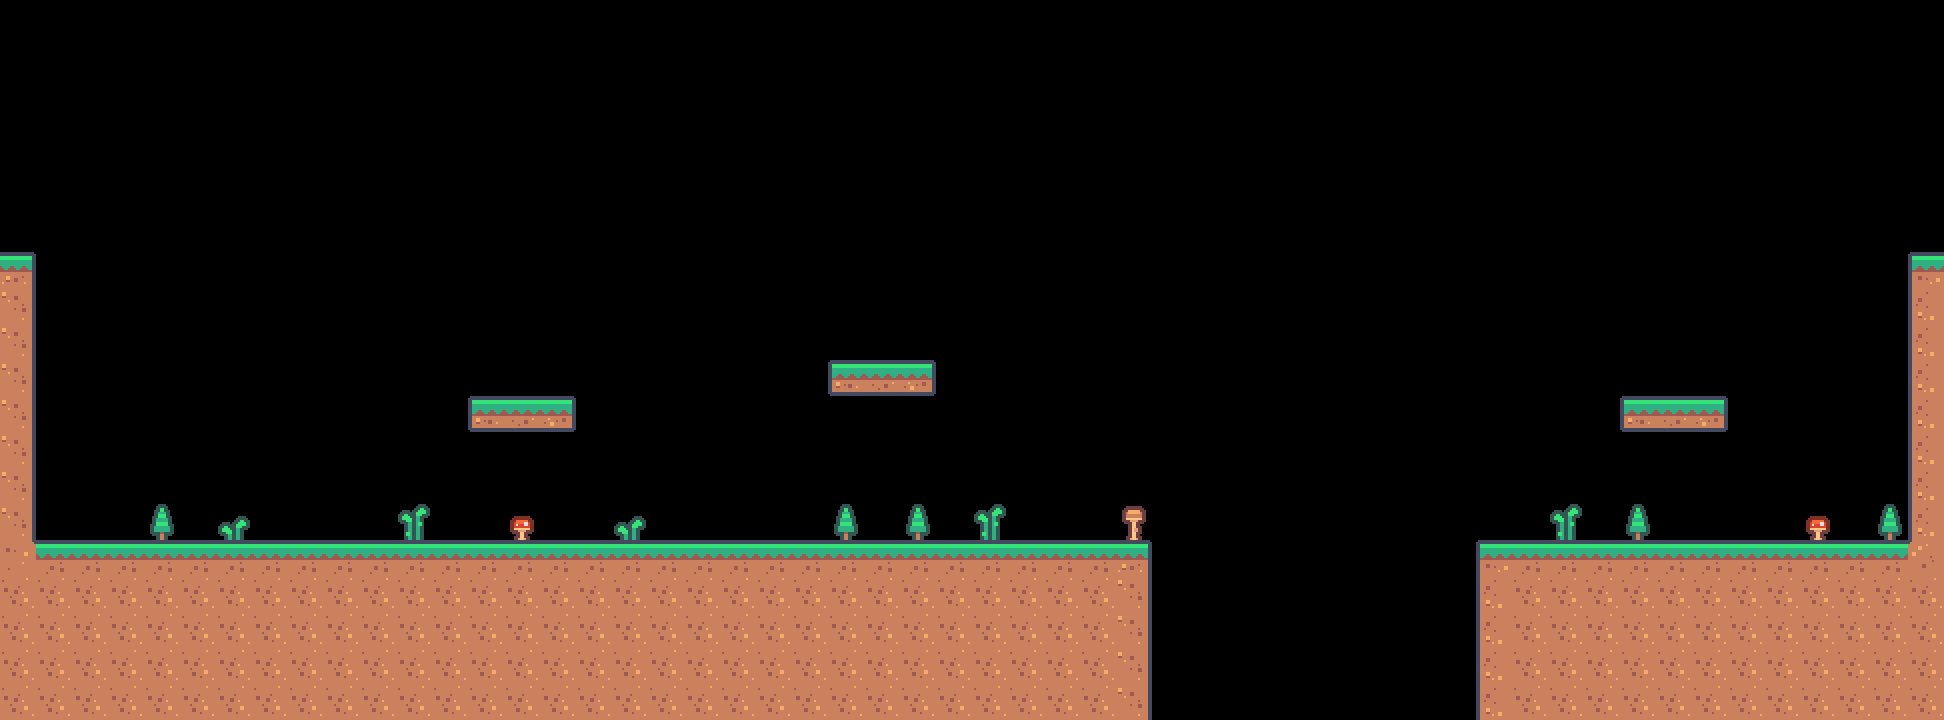

The image is a tile-based game level rendered from a .tmx file. Its description and complete source (layers, tilesets, objects, tile grids) follow:
An orthogonal 54x20 tile map with 36x36 px tiles, 2 tile layers (level, decor) and 13 objects (5x ground, 3x villager, player, respawn, flag, ...).

<map version="1.10" tiledversion="1.11.2" orientation="orthogonal" renderorder="right-down" width="54" height="20" tilewidth="36" tileheight="36" infinite="0" nextlayerid="5" nextobjectid="14">
 <editorsettings>
  <export target="level.json" format="json" />
 </editorsettings>
 <tileset firstgid="1" name="tilemap" tilewidth="36" tileheight="36" tilecount="64" columns="8">
  <image source="images/tilemap.png" width="288" height="288" />
 </tileset>
 <layer id="1" name="level" width="54" height="20">
  <data encoding="csv">
0,0,0,0,0,0,0,0,0,0,0,0,0,0,0,0,0,0,0,0,0,0,0,0,0,0,0,0,0,0,0,0,0,0,0,0,0,0,0,0,0,0,0,0,0,0,0,0,0,0,0,0,0,0,
0,0,0,0,0,0,0,0,0,0,0,0,0,0,0,0,0,0,0,0,0,0,0,0,0,0,0,0,0,0,0,0,0,0,0,0,0,0,0,0,0,0,0,0,0,0,0,0,0,0,0,0,0,0,
0,0,0,0,0,0,0,0,0,0,0,0,0,0,0,0,0,0,0,0,0,0,0,0,0,0,0,0,0,0,0,0,0,0,0,0,0,0,0,0,0,0,0,0,0,0,0,0,0,0,0,0,0,0,
0,0,0,0,0,0,0,0,0,0,0,0,0,0,0,0,0,0,0,0,0,0,0,0,0,0,0,0,0,0,0,0,0,0,0,0,0,0,0,0,0,0,0,0,0,0,0,0,0,0,0,0,0,0,
0,0,0,0,0,0,0,0,0,0,0,0,0,0,0,0,0,0,0,0,0,0,0,0,0,0,0,0,0,0,0,0,0,0,0,0,0,0,0,0,0,0,0,0,0,0,0,0,0,0,0,0,0,0,
0,0,0,0,0,0,0,0,0,0,0,0,0,0,0,0,0,0,0,0,0,0,0,0,0,0,0,0,0,0,0,0,0,0,0,0,0,0,0,0,0,0,0,0,0,0,0,0,0,0,0,0,0,0,
0,0,0,0,0,0,0,0,0,0,0,0,0,0,0,0,0,0,0,0,0,0,0,0,0,0,0,0,0,0,0,0,0,0,0,0,0,0,0,0,0,0,0,0,0,0,0,0,0,0,0,0,0,0,
12,0,0,0,0,0,0,0,0,0,0,0,0,0,0,0,0,0,0,0,0,0,0,0,0,0,0,0,0,0,0,0,0,0,0,0,0,0,0,0,0,0,0,0,0,0,0,0,0,0,0,0,0,10,
52,0,0,0,0,0,0,0,0,0,0,0,0,0,0,0,0,0,0,0,0,0,0,0,0,0,0,0,0,0,0,0,0,0,0,0,0,0,0,0,0,0,0,0,0,0,0,0,0,0,0,0,0,50,
52,0,0,0,0,0,0,0,0,0,0,0,0,0,0,0,0,0,0,0,0,0,0,0,0,0,0,0,0,0,0,0,0,0,0,0,0,0,0,0,0,0,0,0,0,0,0,0,0,0,0,0,0,50,
52,0,0,0,0,0,0,0,0,0,0,0,0,0,0,0,0,0,0,0,0,0,0,2,3,4,0,0,0,0,0,0,0,0,0,0,0,0,0,0,0,0,0,0,0,0,0,0,0,0,0,0,0,50,
52,0,0,0,0,0,0,0,0,0,0,0,0,2,3,4,0,0,0,0,0,0,0,0,0,0,0,0,0,0,0,0,0,0,0,0,0,0,0,0,0,0,0,0,0,2,3,4,0,0,0,0,0,50,
52,0,0,0,0,0,0,0,0,0,0,0,0,0,0,0,0,0,0,0,0,0,0,0,0,0,0,0,0,0,0,0,0,0,0,0,0,0,0,0,0,0,0,0,0,0,0,0,0,0,0,0,0,50,
52,0,0,0,0,0,0,0,0,0,0,0,0,0,0,0,0,0,0,0,0,0,0,0,0,0,0,0,0,0,0,0,0,0,0,0,0,0,0,0,0,0,0,0,0,0,0,0,0,0,0,0,0,50,
52,0,0,0,0,0,0,0,0,0,0,0,0,0,0,0,0,0,0,0,0,0,0,0,0,0,0,0,0,0,0,0,0,0,0,0,0,0,0,0,0,0,0,0,0,0,0,0,0,0,0,0,0,50,
13,11,11,11,11,11,11,11,11,11,11,11,11,11,11,11,11,11,11,11,11,11,11,11,11,11,11,11,11,11,11,12,0,0,0,0,0,0,0,0,0,10,11,11,11,11,11,11,11,11,11,11,11,14,
51,51,51,51,51,51,51,51,51,51,51,51,51,51,51,51,51,51,51,51,51,51,51,51,51,51,51,51,51,51,51,52,0,0,0,0,0,0,0,0,0,50,51,51,51,51,51,51,51,51,51,51,51,51,
51,51,51,51,51,51,51,51,51,51,51,51,51,51,51,51,51,51,51,51,51,51,51,51,51,51,51,51,51,51,51,52,0,0,0,0,0,0,0,0,0,50,51,51,51,51,51,51,51,51,51,51,51,51,
51,51,51,51,51,51,51,51,51,51,51,51,51,51,51,51,51,51,51,51,51,51,51,51,51,51,51,51,51,51,51,52,0,0,0,0,0,0,0,0,0,50,51,51,51,51,51,51,51,51,51,51,51,51,
51,51,51,51,51,51,51,51,51,51,51,51,51,51,51,51,51,51,51,51,51,51,51,51,51,51,51,51,51,51,51,52,0,0,0,0,0,0,0,0,0,50,51,51,51,51,51,51,51,51,51,51,51,51
</data>
 </layer>
 <layer id="2" name="decor" width="54" height="20">
  <data encoding="csv">
0,0,0,0,0,0,0,0,0,0,0,0,0,0,0,0,0,0,0,0,0,0,0,0,0,0,0,0,0,0,0,0,0,0,0,0,0,0,0,0,0,0,0,0,0,0,0,0,0,0,0,0,0,0,
0,0,0,0,0,0,0,0,0,0,0,0,0,0,0,0,0,0,0,0,0,0,0,0,0,0,0,0,0,0,0,0,0,0,0,0,0,0,0,0,0,0,0,0,0,0,0,0,0,0,0,0,0,0,
0,0,0,0,0,0,0,0,0,0,0,0,0,0,0,0,0,0,0,0,0,0,0,0,0,0,0,0,0,0,0,0,0,0,0,0,0,0,0,0,0,0,0,0,0,0,0,0,0,0,0,0,0,0,
0,0,0,0,0,0,0,0,0,0,0,0,0,0,0,0,0,0,0,0,0,0,0,0,0,0,0,0,0,0,0,0,0,0,0,0,0,0,0,0,0,0,0,0,0,0,0,0,0,0,0,0,0,0,
0,0,0,0,0,0,0,0,0,0,0,0,0,0,0,0,0,0,0,0,0,0,0,0,0,0,0,0,0,0,0,0,0,0,0,0,0,0,0,0,0,0,0,0,0,0,0,0,0,0,0,0,0,0,
0,0,0,0,0,0,0,0,0,0,0,0,0,0,0,0,0,0,0,0,0,0,0,0,0,0,0,0,0,0,0,0,0,0,0,0,0,0,0,0,0,0,0,0,0,0,0,0,0,0,0,0,0,0,
0,0,0,0,0,0,0,0,0,0,0,0,0,0,0,0,0,0,0,0,0,0,0,0,0,0,0,0,0,0,0,0,0,0,0,0,0,0,0,0,0,0,0,0,0,0,0,0,0,0,0,0,0,0,
0,0,0,0,0,0,0,0,0,0,0,0,0,0,0,0,0,0,0,0,0,0,0,0,0,0,0,0,0,0,0,0,0,0,0,0,0,0,0,0,0,0,0,0,0,0,0,0,0,0,0,0,0,0,
0,0,0,0,0,0,0,0,0,0,0,0,0,0,0,0,0,0,0,0,0,0,0,0,0,0,0,0,0,0,0,0,0,0,0,0,0,0,0,0,0,0,0,0,0,0,0,0,0,0,0,0,0,0,
0,0,0,0,0,0,0,0,0,0,0,0,0,0,0,0,0,0,0,0,0,0,0,0,0,0,0,0,0,0,0,0,0,0,0,0,0,0,0,0,0,0,0,0,0,0,0,0,0,0,0,0,0,0,
0,0,0,0,0,0,0,0,0,0,0,0,0,0,0,0,0,0,0,0,0,0,0,0,0,0,0,0,0,0,0,0,0,0,0,0,0,0,0,0,0,0,0,0,0,0,0,0,0,0,0,0,0,0,
0,0,0,0,0,0,0,0,0,0,0,0,0,0,0,0,0,0,0,0,0,0,0,0,0,0,0,0,0,0,0,0,0,0,0,0,0,0,0,0,0,0,0,0,0,0,0,0,0,0,0,0,0,0,
0,0,0,0,0,0,0,0,0,0,0,0,0,0,0,0,0,0,0,0,0,0,0,0,0,0,0,0,0,0,0,0,0,0,0,0,0,0,0,0,0,0,0,0,0,0,0,0,0,0,0,0,0,0,
0,0,0,0,0,0,0,0,0,0,0,0,0,0,0,0,0,0,0,0,0,0,0,0,0,0,0,0,0,0,0,0,0,0,0,0,0,0,0,0,0,0,0,0,0,0,0,0,0,0,0,0,0,0,
0,0,0,0,55,0,53,0,0,0,0,54,0,0,63,0,0,53,0,0,0,0,0,55,0,55,0,54,0,0,0,64,0,0,0,0,0,0,0,0,0,0,0,54,0,55,0,0,0,0,63,0,55,0,
0,0,0,0,0,0,0,0,0,0,0,0,0,0,0,0,0,0,0,0,0,0,0,0,0,0,0,0,0,0,0,0,0,0,0,0,0,0,0,0,0,0,0,0,0,0,0,0,0,0,0,0,0,0,
0,0,0,0,0,0,0,0,0,0,0,0,0,0,0,0,0,0,0,0,0,0,0,0,0,0,0,0,0,0,0,0,0,0,0,0,0,0,0,0,0,0,0,0,0,0,0,0,0,0,0,0,0,0,
0,0,0,0,0,0,0,0,0,0,0,0,0,0,0,0,0,0,0,0,0,0,0,0,0,0,0,0,0,0,0,0,0,0,0,0,0,0,0,0,0,0,0,0,0,0,0,0,0,0,0,0,0,0,
0,0,0,0,0,0,0,0,0,0,0,0,0,0,0,0,0,0,0,0,0,0,0,0,0,0,0,0,0,0,0,0,0,0,0,0,0,0,0,0,0,0,0,0,0,0,0,0,0,0,0,0,0,0,
0,0,0,0,0,0,0,0,0,0,0,0,0,0,0,0,0,0,0,0,0,0,0,0,0,0,0,0,0,0,0,0,0,0,0,0,0,0,0,0,0,0,0,0,0,0,0,0,0,0,0,0,0,0
</data>
 </layer>
 <objectgroup id="3" name="physics" visible="0">
  <object id="1" type="ground" x="0" y="252">
   <properties>
    <property name="bodyType" value="static" />
    <property name="bounce" type="float" value="0" />
    <property name="friction" type="float" value="0.3" />
    <property name="isGround" type="bool" value="true" />
   </properties>
   <polygon points="0,0 36,0 36,288 1152,288 1152,468 0,468" />
  </object>
  <object id="2" type="ground" x="1908" y="252">
   <properties>
    <property name="bodyType" value="static" />
    <property name="bounce" type="float" value="0" />
    <property name="friction" type="float" value="0.3" />
    <property name="isGround" type="bool" value="true" />
   </properties>
   <polygon points="0,0 36,0 36,468 -432,468 -432,288 0,288" />
  </object>
  <object id="3" type="ground" x="828" y="360" width="108" height="36">
   <properties>
    <property name="bodyType" value="static" />
    <property name="bounce" type="float" value="0" />
    <property name="friction" type="float" value="0.3" />
    <property name="isGround" type="bool" value="true" />
   </properties>
  </object>
  <object id="4" type="ground" x="468" y="396" width="108" height="36">
   <properties>
    <property name="bodyType" value="static" />
    <property name="bounce" type="float" value="0" />
    <property name="friction" type="float" value="0.3" />
    <property name="isGround" type="bool" value="true" />
   </properties>
  </object>
  <object id="5" type="ground" x="1620" y="396" width="108" height="36">
   <properties>
    <property name="bodyType" value="static" />
    <property name="bounce" type="float" value="0" />
    <property name="friction" type="float" value="0.3" />
    <property name="isGround" type="bool" value="true" />
   </properties>
  </object>
 </objectgroup>
 <objectgroup id="4" name="game">
  <object id="6" name="player" type="player" x="90" y="516">
   <point />
  </object>
  <object id="7" name="respawn" type="respawn" x="1062" y="516">
   <point />
  </object>
  <object id="8" name="Tilda" type="villager" x="306" y="516">
   <point />
  </object>
  <object id="9" name="Pip" type="villager" x="738" y="516">
   <point />
  </object>
  <object id="10" name="Bram" type="villager" x="1098" y="516">
   <point />
  </object>
  <object id="11" name="flag" type="flag" x="1746" y="522">
   <point />
  </object>
  <object id="12" name="bridge" visible="0" type="bridge" x="1152" y="540" width="324" height="36">
  </object>
  <object id="13" name="river" type="river" x="1152" y="576" width="324" height="144">
  </object>
 </objectgroup>
</map>
